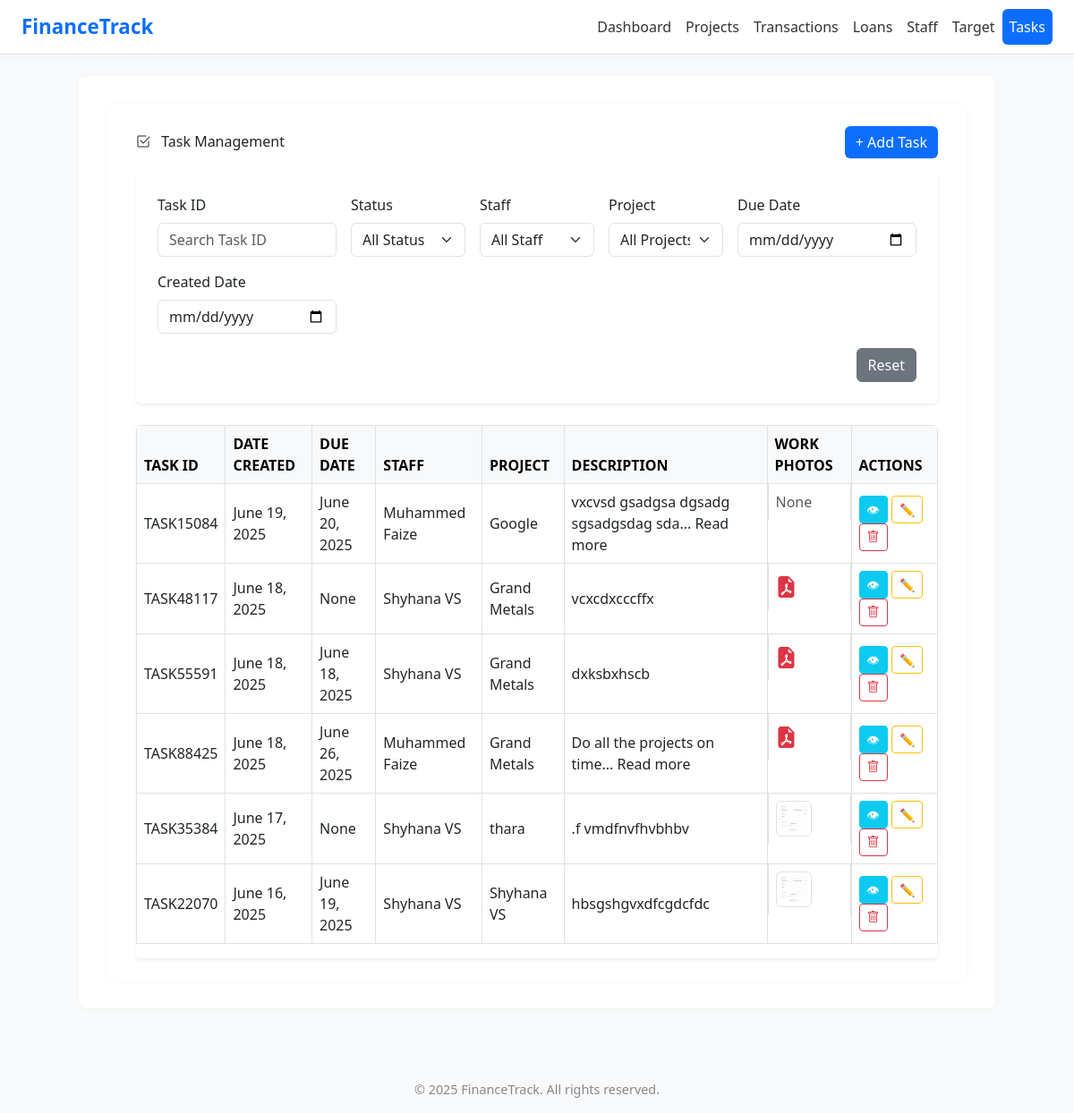
The app's page /task_list with its own data.
### app1/models.py (models this page shows, shortened)
class Task(models.Model):
    STATUS_CHOICES = [
        ('Pending', 'Pending'),
        ('In Progress', 'In Progress'),
        ('Completed', 'Completed'),
    ]
    task_id = models.CharField(max_length=50, unique=True)
    date = models.DateField()
    due_date = models.DateField(null=True, blank=True)  # ✅ New
    status = models.CharField(max_length=20, choices=STATUS_CHOICES, default='Pending')  # ✅ New
    staff = models.ForeignKey('Staff', on_delete=models.CASCADE)
    project = models.ForeignKey('Project', on_delete=models.CASCADE)
    description = models.TextField()
    voice_memo = models.FileField(upload_to='voice_memos/', blank=True, null=True)

class Staff(models.Model):
    user = models.OneToOneField(User, on_delete=models.CASCADE,null=True, blank=True)
    staff_id = models.CharField(max_length=20, unique=True)
    name = models.CharField(max_length=100)
    photo = models.ImageField(upload_to='staff_photos/', blank=True, null=True)
    designation = models.CharField(max_length=100)
    department = models.CharField(max_length=100)
    project = models.ForeignKey(Project, on_delete=models.SET_NULL, null=True, blank=True)
    salary = models.DecimalField(max_digits=10, decimal_places=2)
    date_of_join = models.DateField()
    def __str__(self):
        return self.name

class Project(models.Model):
    code = models.CharField(max_length=20)
    name = models.CharField(max_length=100)
    location = models.CharField(max_length=100)
    total_budget = models.DecimalField(max_digits=12, decimal_places=2)
    start_date = models.DateField()
    end_date = models.DateField()
    notes = models.TextField(blank=True, null=True)
    def __str__(self):
        return self.name

class TaskFile(models.Model):
    task = models.ForeignKey(Task, related_name='files', on_delete=models.CASCADE)
    file = models.FileField(upload_to='task_files/')

### app1/views.py (the view, shortened to what this page needs)
# urls.py: path('task_list', views.task_list, name='task_list'),
def task_list(request):
    tasks = Task.objects.all().order_by('-date')
    task_id = request.GET.get('task_id')
    status = request.GET.get('status')
    staff = request.GET.get('staff')
    project = request.GET.get('project')
    due_date_from = request.GET.get('due_date_from')
    due_date_to = request.GET.get('due_date_to')
    created_from = request.GET.get('created_from')
    created_to = request.GET.get('created_to')
    if task_id:
        tasks = tasks.filter(task_id__icontains=task_id)
    if status and status != 'all':
        tasks = tasks.filter(status=status)
    if staff and staff != 'all':
        tasks = tasks.filter(staff_id=staff)
    if project and project != 'all':
        tasks = tasks.filter(project_id=project)
    if due_date_from:
        tasks = tasks.filter(due_date__gte=due_date_from)
    if due_date_to:
        tasks = tasks.filter(due_date__lte=due_date_to)
    if created_from:
        tasks = tasks.filter(date__gte=created_from)
    if created_to:
        tasks = tasks.filter(date__lte=created_to)
    form = TaskForm()
    for task in tasks:
        task.get_form = TaskForm(instance=task, prefix=f"task_{task.id}")
    context = {
        'tasks': tasks,
        'form': form,
        'staffs': Staff.objects.all(),
        'projects': Project.objects.all(),
        'get': request.GET,
    }
    return render(request, 'task.html', context)

### templates/task.html (shortened to what this page needs)
{% extends "base.html" %}
{% load static %}
{% block content %}
<div class="container py-4">
  <div class="d-flex justify-content-between align-items-center mb-3">
    <h2 class="page-title mb-3 mb-md-0">
  <i class="bi bi-check2-square me-2"></i> Task Management
   </h2>
    <button class="btn btn-primary" data-bs-toggle="modal" data-bs-target="#addTaskModal">+ Add Task</button>
  </div>
  <form method="GET" class="mb-4 bg-white p-4 rounded shadow-sm" id="filterForm">
    <div class="row g-3 align-items-end">
      <div class="col-md-3">
        <label class="form-label">Task ID</label>
        <input type="text" name="task_id" class="form-control filter-input" placeholder="Search Task ID" value="{{ get.task_id }}">
      </div>
      <div class="col-md-2">
        <label class="form-label">Status</label>
        <select name="status" class="form-select filter-input">
          <option value="all" {% if get.status == "all" or not get.status %}selected{% endif %}>All Status</option>
        </select>
      </div>
      <div class="col-md-2">
        <label class="form-label">Staff</label>
        <select name="staff" class="form-select filter-input">
          <option value="all" {% if get.staff == "all" or not get.staff %}selected{% endif %}>All Staff</option>
        </select>
      </div>
      <div class="col-md-2">
        <label class="form-label">Project</label>
        <select name="project" class="form-select filter-input">
          <option value="all" {% if get.project == "all" or not get.project %}selected{% endif %}>All Projects</option>
        </select>
      </div>
      <div class="col-md-3">
        <label class="form-label">Due Date</label>
        <input type="date" name="due_date_from" class="form-control filter-input" value="{{ get.due_date_from }}">
      </div>
      <div class="col-md-3">
        <label class="form-label">Created Date</label>
        <input type="date" name="created_from" class="form-control filter-input" value="{{ get.created_from }}">
      </div>
      <div class="col-md-12 text-end">
        <a href="{% url 'task_list' %}" class="btn btn-secondary">Reset</a>
      </div>
    </div>
  </form>
  <div class="table-responsive bg-white rounded shadow-sm">
    <table class="table table-bordered align-middle">
      <thead class="table-light">
        <tr>
          <th>TASK ID</th>
          <th>DATE CREATED</th>
          <th>DUE DATE</th>
          <th>STAFF</th>
          <th>PROJECT</th>
          <th>DESCRIPTION</th>
          <th>WORK PHOTOS</th>
          <th>ACTIONS</th>
        </tr>
      </thead>
      <tbody>
        {% for task in tasks %}
        <tr>
          <td>{{ task.task_id }}</td>
          <td>{{ task.date }}</td>
          <td>{{task.due_date}}</td>
          <td>{{ task.staff.name }}</td>
          <td>{{ task.project.name }}</td>
          <td>
  {% if task.description|length > 25 %}
    {{ task.description|truncatechars:50 }}...
    <a href="{% url 'view_task' task.id %}">Read more</a>
  {% else %}
    {{ task.description }}
  {% endif %}
</td>
         <td class="d-flex flex-wrap gap-2">
  {% for file in task.files.all %}
    {% with file.file.url|lower as file_url %}
      {% if ".pdf" in file_url %}
        <a href="{{ file.file.url }}" target="_blank" class="text-danger" title="View PDF">
          <i class="bi bi-file-earmark-pdf-fill fs-4"></i>
        </a>
      {% elif ".jpg" in file_url or ".jpeg" in file_url or ".png" in file_url %}
        <a href="{{ file.file.url }}" target="_blank" title="View Image">
          <img src="{{ file.file.url }}" alt="Work Photo" class="img-thumbnail" style="width: 40px; height: 40px; object-fit: cover;">
        </a>
      {% else %}
        <a href="{{ file.file.url }}" target="_blank" class="text-primary" title="Download File">
          <i class="bi bi-file-earmark-fill fs-4"></i>
        </a>
      {% endif %}
    {% endwith %}
  {% empty %}
    <span class="text-muted">None</span>
  {% endfor %}
</td>
          <td>
            <a href="{% url 'view_task' task.pk %}" class="btn btn-sm btn-info text-white">👁</a>
            <button class="btn btn-sm btn-outline-warning" data-bs-toggle="modal" data-bs-target="#editTaskModal{{ task.id }}">✏️</button>
            <a href="{% url 'delete_task' task.pk %}" onclick="return confirm('Are you sure?')" class="btn btn-sm btn-outline-danger"><i class="bi bi-trash"></i></a>
          </td>
        </tr>
        {% endfor %}
      </tbody>
    </table>
  </div>
</div>
{% endblock %}

### templates/base.html (style rules this page uses)
body { background-color: #f9fafb; font-family: 'Segoe UI', sans-serif; }
.container { background: white; padding: 2rem; border-radius: 0.5rem; box-shadow: 0 0 8px rgba(0,0,0,0.04); }
.btn-primary { background-color: #0d6efd; border: none; }

### records on screen
Task: task_id "TASK15084", date "June 19, 2025", due_date "June 20, 2025", staff.name "Muhammed Faize", project.name "Google", description "vxcvsd gsadgsa dgsadg sgsadgsdag sda"
Task: task_id "TASK48117", date "June 18, 2025", due_date "None", staff.name "Shyhana VS", project.name "Grand Metals", description "vcxcdxcccffx"
Task: task_id "TASK55591", date "June 18, 2025", due_date "June 18, 2025", staff.name "Shyhana VS", project.name "Grand Metals", description "dxksbxhscb"
Task: task_id "TASK88425", date "June 18, 2025", due_date "June 26, 2025", staff.name "Muhammed Faize", project.name "Grand Metals", description "Do all the projects on time"
Task: task_id "TASK35384", date "June 17, 2025", due_date "None", staff.name "Shyhana VS", project.name "thara", description ".f vmdfnvfhvbhbv"
TaskFile: file (picture)
Task: task_id "TASK22070", date "June 16, 2025", due_date "June 19, 2025", staff.name "Shyhana VS", project.name "Shyhana VS", description "hbsgshgvxdfcgdcfdc"
TaskFile: file (picture)

### other values on screen
{{ year|default:"2025" }} "2025"
